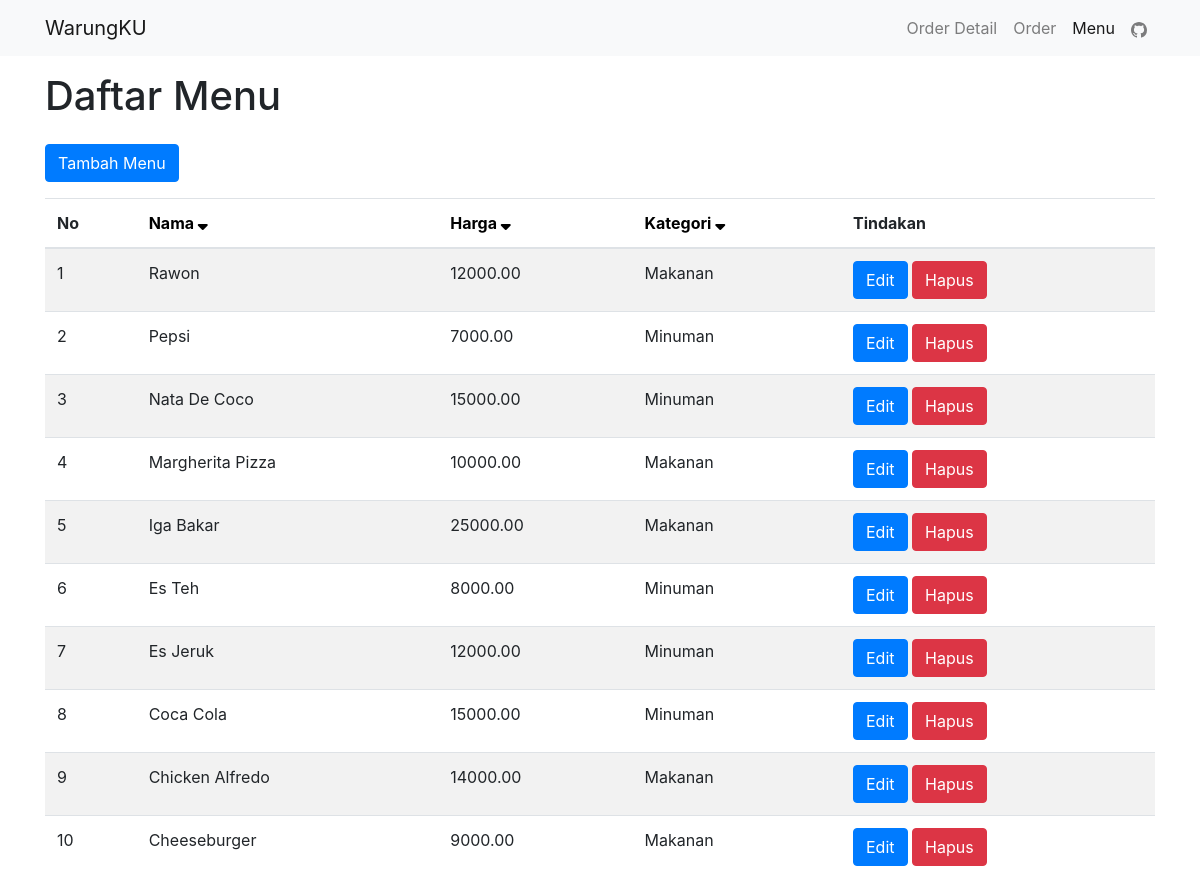
/menu/menu.php?sort=nama_menu&order=desc, run on the app's committed database.
### tables this page shows
CREATE TABLE `menu` (
  `menu_id` int(11) NOT NULL,
  `nama_menu` varchar(50) NOT NULL,
  `harga` decimal(10,2) NOT NULL,
  `kategori` varchar(50) NOT NULL
);

### menu/menu.php (the view, shortened to what this page needs)
<?php
    include "../koneksi.php";
    $sort = isset($_GET['sort']) ? $_GET['sort'] : 'nama_menu';
    $order = isset($_GET['order']) ? $_GET['order'] : 'asc';
    $sortDirection = ($order === 'asc') ? 'ASC' : 'DESC';
    $sql = "SELECT * FROM menu ORDER BY $sort $sortDirection";
    $result = mysqli_query($conn, $sql);
    $count = 1;
?>
<!DOCTYPE html>
<html lang="en">
<head>
    <link rel="stylesheet" href="https://maxcdn.bootstrapcdn.com/bootstrap/4.5.2/css/bootstrap.min.css">
    <link rel="stylesheet" href="https://cdnjs.cloudflare.com/ajax/libs/font-awesome/6.1.0/css/all.min.css">
</head>
<body>
<nav class="navbar navbar-expand-lg navbar-light bg-light">
    <div class="container">
        <a class="navbar-brand" href="menu.php">WarungKU</a>
        <div class="collapse navbar-collapse" id="navbarNav">
            <ul class="navbar-nav ml-auto">
                <li class="nav-item">
                    <a class="nav-link" href="../orderdetail/admin.php">Order Detail</a>
                </li>
                <li class="nav-item">
                    <a class="nav-link" href="../orders/addOrder.php">Order</a>
                </li>
                <li class="nav-item active">
                    <a class="nav-link" href="../menu/menu.php">Menu</a>
                </li>
                <li class="nav-item">
                    <a class="nav-link" href="https://github.com/rrayhka" target="_blank">
                        <i class="bi bi-github">
                        </i>
                    </a>
                </li>
            </ul>
        </div>
    </div>
</nav>
<div class="container mt-3">
    <h1 class="mb-4">Daftar Menu</h1>
    <a href="addMenu.php" class="btn btn-primary mb-3">Tambah Menu</a>
    <table class="table table-striped">
        <thead>
            <th>No</th>
            <th>
                <a href="<?php echo $_SERVER['PHP_SELF']; ?>?sort=nama_menu&order=<?php echo ($sort === 'nama_menu' && $order === 'asc') ? 'desc' : 'asc'; ?>" style="color: black;">
                    Nama <i class="fa fa-sort<?php echo ($sort === 'nama_menu' && $order === 'asc') ? '-asc' : '-desc'; ?>" style="color: black;"></i>
                </a>
            </th>
            <th>
                <a href="<?php echo $_SERVER['PHP_SELF']; ?>?sort=harga&order=<?php echo ($sort === 'harga' && $order === 'asc') ? 'desc' : 'asc'; ?>" style="color: black;">
                    Harga <i class="fa fa-sort<?php echo ($sort === 'harga' && $order === 'asc') ? '-asc' : '-desc'; ?>" style="color: black;"></i>
                </a>
            </th>
            <th>
                <a href="<?php echo $_SERVER['PHP_SELF']; ?>?sort=kategori&order=<?php echo ($sort === 'kategori' && $order === 'asc') ? 'desc' : 'asc'; ?>" style="color: black;">
                    Kategori <i class="fa fa-sort<?php echo ($sort === 'kategori' && $order === 'asc') ? '-asc' : '-desc'; ?>" style="color: black;"></i>
                </a>
            </th>
            <th>Tindakan</th>
        </thead>
        <tbody>
            <?php while($row = mysqli_fetch_assoc($result)): ?>
                <tr>
                    <td><?php echo $count++; ?></td>
                    <td><?php echo $row['nama_menu']; ?></td>
                    <td><?php echo $row['harga']; ?></td>
                    <td><?php echo $row['kategori']; ?></td>
                    <td>
                        <a href="editMenu.php?id=<?php echo $row['menu_id']; ?>" class="btn btn-primary">Edit</a>
                        <a href="<?php echo $_SERVER['PHP_SELF']; ?>?menu_id=<?php echo $row['menu_id']; ?>" onclick="return confirm('Apakah anda yakin ingin menghapus menu ini?')" class="btn btn-danger">Hapus</a>
                    </td>
                </tr>
            <?php endwhile; ?>
        </tbody>
    </table>
</div>
</body>
</html>

### data on the page
menu: nama_menu "Rawon", harga "12000.00", kategori "Makanan"
menu: nama_menu "Pepsi", harga "7000.00", kategori "Minuman"
menu: nama_menu "Nata De Coco", harga "15000.00", kategori "Minuman"
menu: nama_menu "Margherita Pizza", harga "10000.00", kategori "Makanan"
menu: nama_menu "Iga Bakar", harga "25000.00", kategori "Makanan"
menu: nama_menu "Es Teh", harga "8000.00", kategori "Minuman"
menu: nama_menu "Es Jeruk", harga "12000.00", kategori "Minuman"
menu: nama_menu "Coca Cola", harga "15000.00", kategori "Minuman"
menu: nama_menu "Chicken Alfredo", harga "14000.00", kategori "Makanan"
menu: nama_menu "Cheeseburger", harga "9000.00", kategori "Makanan"
